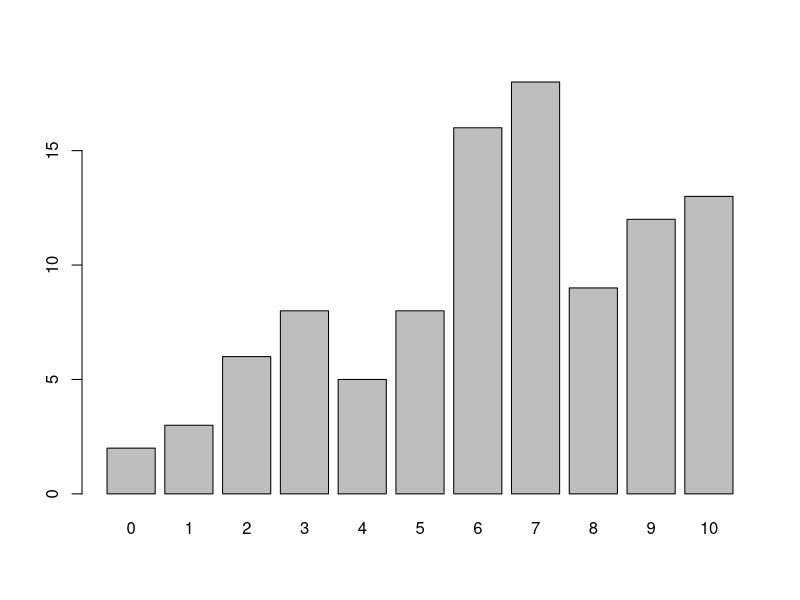
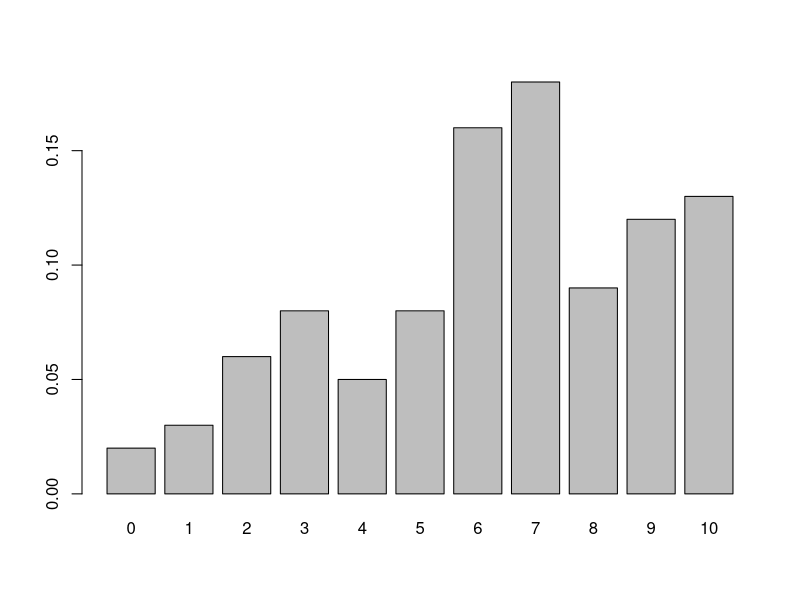
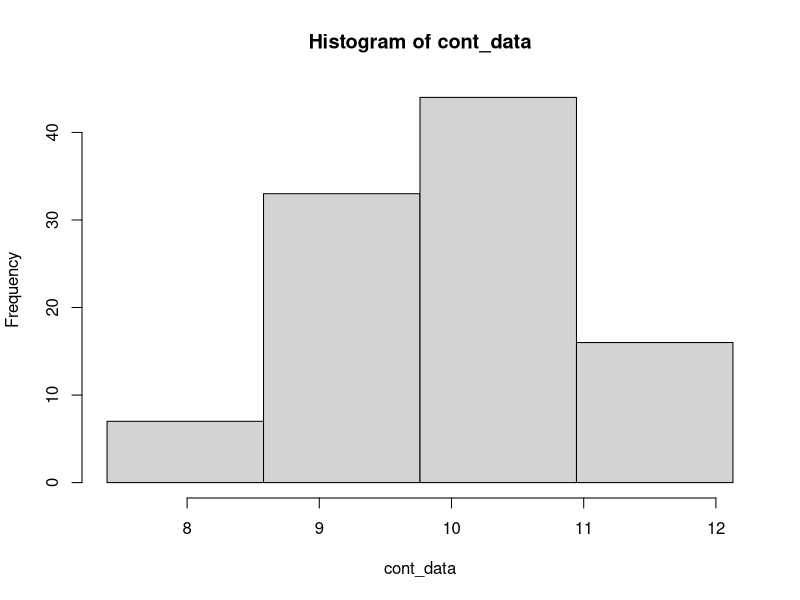
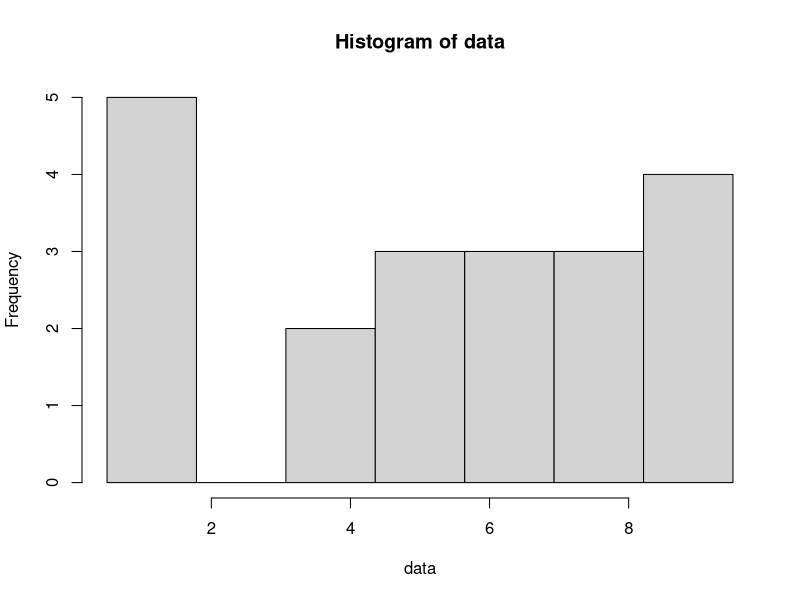
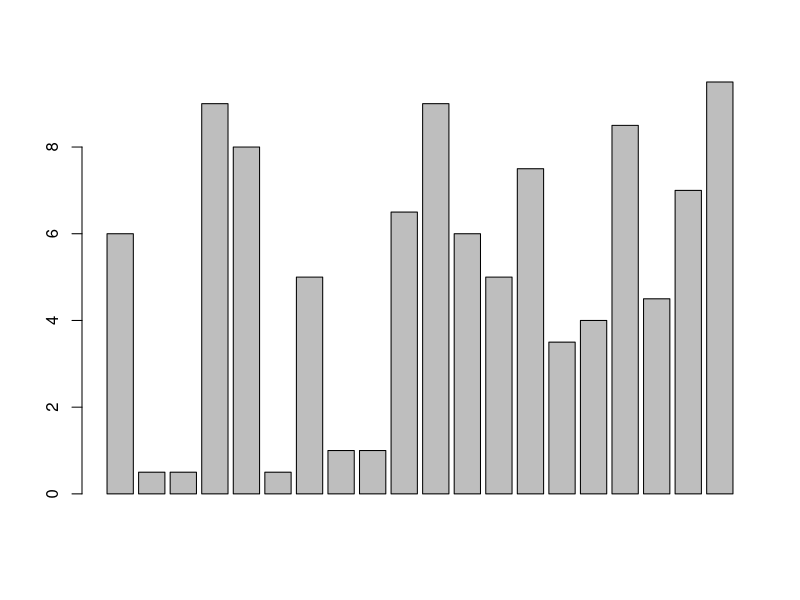

Write the R code that produced these figures, in order.
# ctrl + enter runs a line your cursor is on
# text wrap is under tools -> global options -> 
#   code -> soft-wrap R source files, if you want it.

?c
?rep
rep(0,2) # repeats the number 0 two times. 
rep(2,1) # repeats the number 2 one time.

# explicitly stating the arguments lets you put 
#   them in any order. So this prints the number 0 twice,
#   even though the order is different from ?rep.
rep(times=2, x=0) 
rep(x=0, times=2)
rep(0, 2)

# you MUST combine all these different elements with 
#   the c() function.
# here we are just copying the data over from the example.
stair_data <- c(rep(0,2),
                rep(1,3),
                rep(2,6),
                rep(3,8),
                rep(4,5),
                rep(5,8),
                rep(6,16),
                rep(7,18),
                rep(8,9),
                rep(9,12),
                rep(10,13))
stair_data[c(1:5, 7:12)]
stair_data[c(1,2,3,4,5)]

table(stair_data) # shows the frequency distribution of the data

# assigning the frequency distribution to the variable 
#   "stair_dist"

?table # documentation for this one can be confusing.
stair_dist = table(stair_data); stair_dist

# this just does relative-frequency distribution. Note that 
#   this is the same as #prop.table(table(ex_data)), 
#   so you need to get the frequency distribution 
#   first, then the relative frequency after.
?prop.table
prop.table(stair_dist) # relative-frequency distribution

barplot(stair_dist) # how you would do a discrete histogram or barplot of categorical data
barplot(prop.table(stair_dist)) # relative frequency on vertical axis, same shape.


# Note that for the hist(ex_data, breaks=seq(...)) line below, the breaks 
#     should be like seq(from=min(data), to=max(data), length.out=bins+1). 
#     So minimum value in your dataset to the max value of the dataset, with 
#     length.out being desired number of bins + 1. 
# Desired number of bins is sometimes just sqrt(length(dataset)) but with a 
#     large data set this can be a large number of bins, so somewhere between 
#     5-20 is usually fine.

?seq
?hist
seq(from=0, to=10, by=1) # sequence of numbers from 0 to 10 incrementing by 2
seq(0, 10, length.out=5) # 5 numbers evenly spaced from 0 to 10

cont_data <- rnorm(100, 10, 1)

my_hist <- hist(cont_data, 
                breaks=seq(from=min(cont_data), 
                           to=max(cont_data), 
                           length.out=4+1), 
                right=F)

my_hist$counts






# ----- Simulation of data ----- #
?sample

# controls randomness so results are reproducible. If this is not run, then the 
#     next line will have a random data set each time.
set.seed(1)
rnorm(100)
data <- sample(x=seq(0, 10, by=0.5), size=20, replace=T)
double_data <- data*2

# a true/false vector corresponding to "data" indicating if the number at each 
#     index is equal to 6.5 or not.
data <= 6.5

which(data <= 6.5) # returns the index of numbers that are equal to 6.5 in data.
data[which(data <= 6.5)]
# -------------------------------------------------- #
# indexing in R does NOT start at 0, it starts at 1. #
# -------------------------------------------------- #

?length

# this is frequency of 6.5. You could store which(data == 6.5) 
#   into a variable above if you wanted, and just do 
#   length(that_variable)
f <- length(which(data == 6.5)) 

# size of the data set, number of observations.
n <- length(data) 

# this is relative frequency, so 10% of the data 
#   is equal to 6.5
f / n

# The right=F argument is how we should do our histograms in this class though 
#     it usually doesn't matter unless data is discrete and the bins are 
#     perfectly matched to the data values.
# right=F is saying our bins will be left-closed, right-open. So [0, 10) for 
#     example, instead of the default (0, 10].
hist(data, 
     breaks=seq(min(data), max(data), length.out=8), 
     right=F)

barplot(data)





# making a function to simulate the data of size n.
f <- function(n){
  #set.seed(1)
  data <- sample(x=seq(0, 10, by=0.5), size=n, replace=T)
  
  # this just prints the data on the function call. 
  #     if we assign the function call to a variable, 
  #     such as new_data <- f(20), then new_data will
  #     hold the value of what gets returned.
  return(data)
}
f(20)
new_data <- f(200)
new_data




# mean/median stuff 
(3+4+8+10+10+16+13+21+20+21+79)/11

# or...
x <- c(3,4,8,10,10,16,13,21,20,21,79)
sum(x)/length(x)

# or...
mean(x)
median(x)
